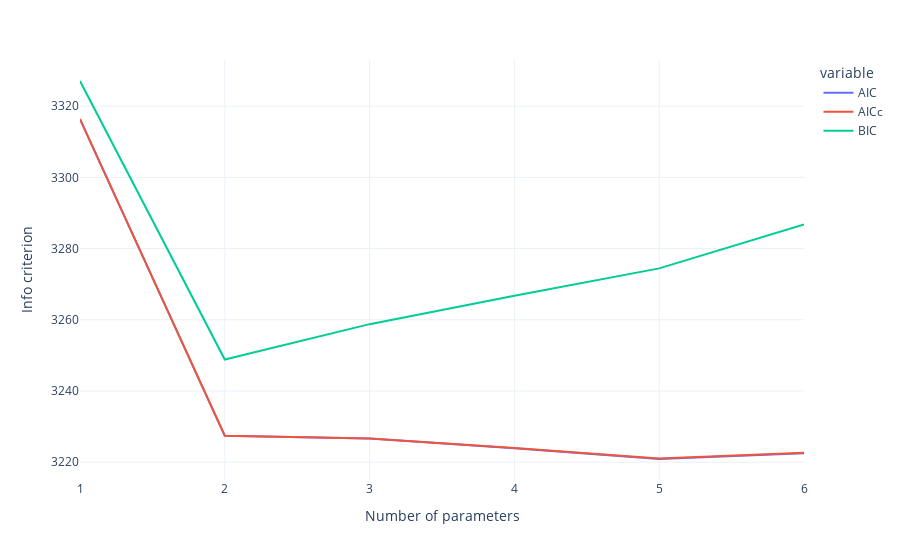

The notebook cell saved with this chart:
### Code cell
df_info = inf_crit(DX_subset="MCI")
fig = px.line(df_info)
fig.update_layout(xaxis_title="Number of parameters", yaxis_title="Info criterion")
fig

### Figure 1 — Plotly figure (JSON) as saved in the notebook; plotly's stock layout.template omitted (floating-point values rounded to 4 significant figures)
{"data": [{"hovertemplate": "variable=AIC<br>index=%{x}<br>value=%{y}<extra></extra>", "legendgroup": "AIC", "line": {"color": "#636efa", "dash": "solid"}, "marker": {"symbol": "circle"}, "mode": "lines", "name": "AIC", "orientation": "v", "showlegend": true, "type": "scatter", "x": [1, 2, 3, 4, 5, 6], "xaxis": "x", "y": [3316.0, 3227.0, 3227.0, 3224.0, 3221.0, 3222.0], "yaxis": "y"}, {"hovertemplate": "variable=AICc<br>index=%{x}<br>value=%{y}<extra></extra>", "legendgroup": "AICc", "line": {"color": "#EF553B", "dash": "solid"}, "marker": {"symbol": "circle"}, "mode": "lines", "name": "AICc", "orientation": "v", "showlegend": true, "type": "scatter", "x": [1, 2, 3, 4, 5, 6], "xaxis": "x", "y": [3316.0, 3227.0, 3227.0, 3224.0, 3221.0, 3223.0], "yaxis": "y"}, {"hovertemplate": "variable=BIC<br>index=%{x}<br>value=%{y}<extra></extra>", "legendgroup": "BIC", "line": {"color": "#00cc96", "dash": "solid"}, "marker": {"symbol": "circle"}, "mode": "lines", "name": "BIC", "orientation": "v", "showlegend": true, "type": "scatter", "x": [1, 2, 3, 4, 5, 6], "xaxis": "x", "y": [3327.0, 3249.0, 3259.0, 3267.0, 3274.0, 3287.0], "yaxis": "y"}], "layout": {"legend": {"title": {"text": "variable"}, "tracegroupgap": 0}, "margin": {"t": 60}, "xaxis": {"anchor": "y", "domain": [0, 1], "title": {"text": "Number of parameters"}}, "yaxis": {"anchor": "x", "domain": [0, 1], "title": {"text": "Info criterion"}}}}
